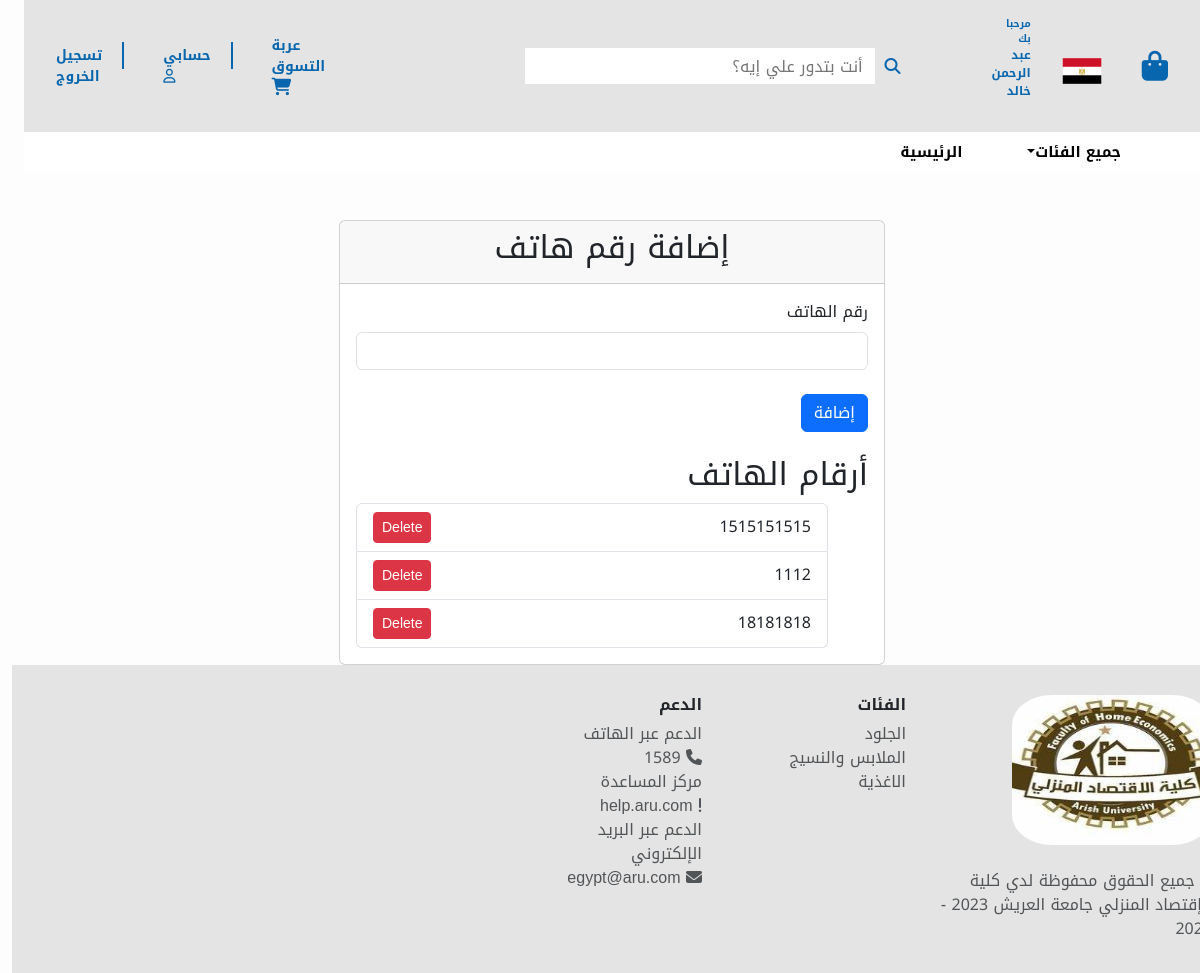
Before: /manage_phone_numbers/ (signed in) with the older database file.
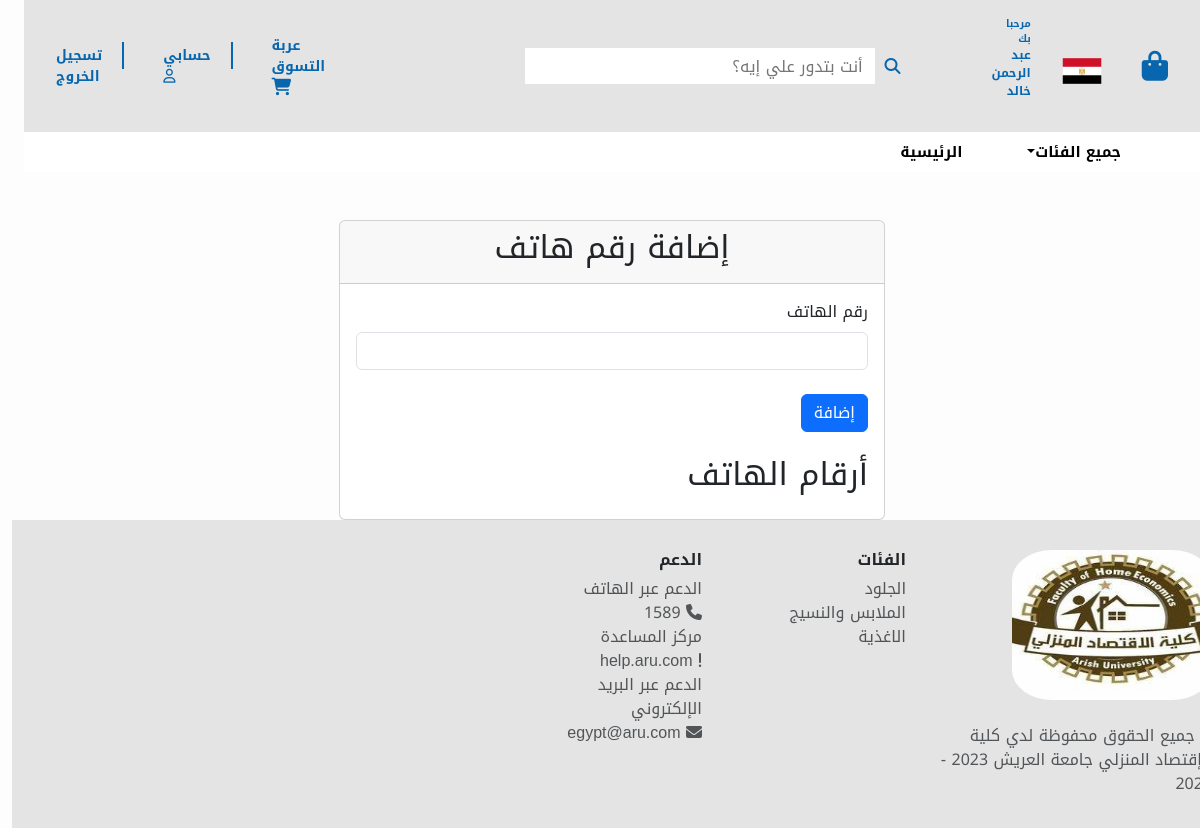
After: the same page with the newer database file.
### User/models.py (models this page shows, shortened)
class User_Phone_Num(models.Model):
    User = models.ForeignKey(User, on_delete=models.CASCADE, blank=True, null=True)
    Phone_num = models.CharField(max_length=15, unique=True, blank=True, null=True)

### User/views.py (the view)
# urls.py: path('manage_phone_numbers/', manage_phone_numbers, name='manage_phone_numbers'),
def manage_phone_numbers(request):
    user = request.user
    user_phone_numbers = User_Phone_Num.objects.filter(User=user)
    if request.method == 'POST':
        form = UserPhoneNumForm(request.POST)
        if form.is_valid():
            phone_number = form.cleaned_data['Phone_num']
            existing_phone_number = User_Phone_Num.objects.filter(User=user, Phone_num=phone_number).first()
            if existing_phone_number:
                existing_phone_number.Phone_num = phone_number
                existing_phone_number.save()
            else:
                user_phone = User_Phone_Num.objects.create(User=user, Phone_num=phone_number)
            return redirect('profile')
    else:
        form = UserPhoneNumForm()
    return render(request, 'phone_number_form.html', {'form': form, 'user_phone_numbers': user_phone_numbers})

### User/forms.py
class UserPhoneNumForm(forms.ModelForm):
    class Meta:
        model = User_Phone_Num
        fields = ['Phone_num']

### User/templates/phone_number_form.html (shortened to what this page needs)
{% extends "main.html" %}
{% block body %}
<div class="container mt-5">
    <div class="row justify-content-center">
      <div class="col-md-6">
        <div class="card">
          <div class="card-header">
            <h2 class="text-center"> إضافة رقم هاتف  </h2>
          </div>
          <div class="card-body">
            <form method="post" action="{% url 'manage_phone_numbers' %}" class="mb-4">
                <div data-mdb-input-init class="form-outline mb-4">
                    <label class="form-label" for="id_Phone_num">رقم الهاتف</label>
                    <input type="number" id="id_Phone_num" name="Phone_num" class="form-control" />
                </div>
                <button data-mdb-ripple-init type="submit" class="btn btn-primary btn-block">إضافة</button>
            </form>
            <h2>أرقام الهاتف</h2>
            <ul class="list-group">
                {% for phone_number in user_phone_numbers %}
                    <li class="list-group-item d-flex justify-content-between align-items-center">
                        {{ phone_number.Phone_num }}
                        <a href="{% url 'delete_phone_number' phone_number.id %}" class="btn btn-danger btn-sm">Delete</a>
                    </li>
                {% endfor %}
            </ul>
          </div>
        </div>
      </div>
    </div>
  </div>
{% endblock body %}

Changed rows visible on the page:
removed User_Phone_Num: Phone_num "1515151515"
removed User_Phone_Num: Phone_num "1112"
removed User_Phone_Num: Phone_num "18181818"
